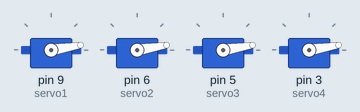
Bench run of a sketch on a simulated Arduino Uno, built with avr-gcc and run on an emulated ATmega328P. Parts: 4 × servo. At 2.0 s the program stops and its outputs stay as they are.

Above: at 0.15 s.
At 1.07 s:
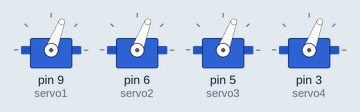
At 1.68 s:
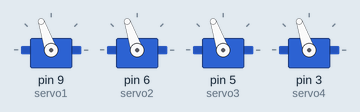
At 2.1 s:
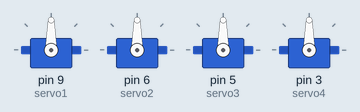
Timing chart, 0 to 3.5 s (numbered marks = the images above):
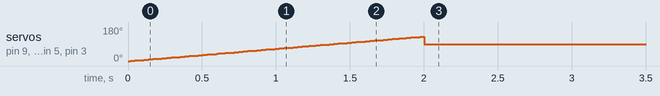

Measured:
- by itself, servo on pin 9 (servo1), servo on pin 6 (servo2), servo on pin 5 (servo3), servo on pin 3 (servo4): rises from 0° to 129° in 2.0 s, then falls to 90° in 0.03 s

The sketch:

code_c++.ino
```cpp
#include <Servo.h>

Servo servo1;
Servo servo2;
Servo servo3;
Servo servo4;

unsigned long startTime;

void setup() {
servo1.attach(9);
servo2.attach(6);
servo3.attach(5);
servo4.attach(3);

startTime = millis();
}

void loop() {

if (millis() - startTime < 2000) {

for (int pos = 0; pos <= 180 && (millis() - startTime < 2000); pos++) {
servo1.write(pos);
servo2.write(pos);
servo3.write(pos);
servo4.write(pos);
delay(15);
}

for (int pos = 180; pos >= 0 && (millis() - startTime < 2000); pos--) {
servo1.write(pos);
servo2.write(pos);
servo3.write(pos);
servo4.write(pos);
delay(15);
}

} else {

servo1.write(90);
servo2.write(90);
servo3.write(90);
servo4.write(90);

while (true) {
// تثبيت المحركات عند 90 درجة
}
}
}
```
